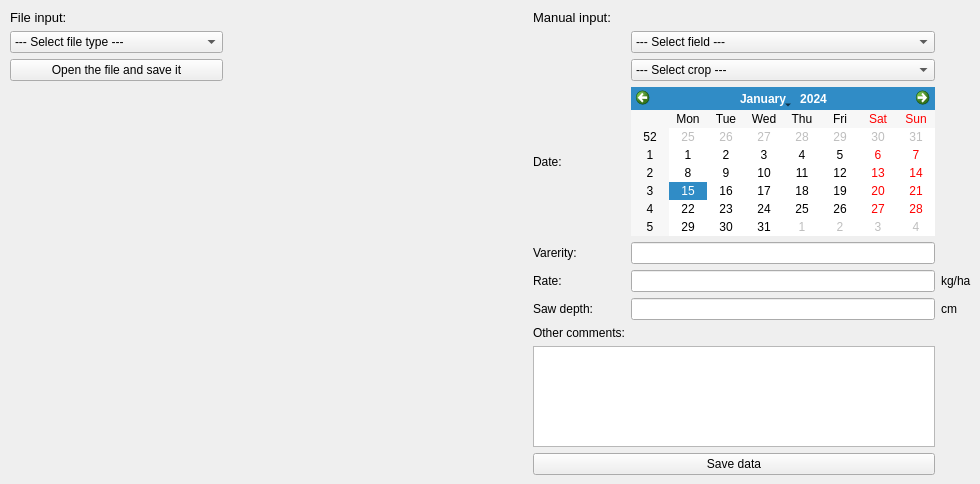
          <widget class="QWidget" name="tab_7">
           <attribute name="title">
            <string>Fertilizing</string>
           </attribute>
           <widget class="QWidget" name="gridLayoutWidget_8">
            <property name="geometry">
             <rect>
              <x>10</x>
              <y>10</y>
              <width>961</width>
              <height>465</height>
             </rect>
            </property>
            <layout class="QGridLayout" name="gridLayout_8">
             <item row="6" column="2">
              <widget class="QLabel" name="label_20">
               <property name="text">
                <string>Rate:</string>
               </property>
              </widget>
             </item>
             <item row="1" column="3">
              <widget class="QComboBox" name="CBFField">
               <property name="locale">
                <locale language="English" country="UnitedKingdom"/>
               </property>
               <item>
                <property name="text">
                 <string>--- Select field ---</string>
                </property>
               </item>
              </widget>
             </item>
             <item row="3" column="3">
              <widget class="QComboBox" name="CBFCrop">
               <property name="locale">
                <locale language="English" country="UnitedKingdom"/>
               </property>
               <item>
                <property name="text">
                 <string>--- Select crop ---</string>
                </property>
               </item>
              </widget>
             </item>
             <item row="5" column="2">
              <widget class="QLabel" name="label_104">
               <property name="text">
                <string>Varerity:</string>
               </property>
              </widget>
             </item>
             <item row="3" column="0">
              <widget class="QPushButton" name="PBFAddFile">
               <property name="locale">
                <locale language="English" country="UnitedKingdom"/>
               </property>
               <property name="text">
                <string>Open the file and save it</string>
               </property>
              </widget>
             </item>
             <item row="8" column="2">
              <widget class="QLabel" name="label_26">
               <property name="text">
                <string>Other comments:</string>
               </property>
              </widget>
             </item>
             <item row="7" column="2">
              <widget class="QLabel" name="label_28">
               <property name="text">
                <string>Saw depth:</string>
               </property>
              </widget>
             </item>
             <item row="7" column="4">
              <widget class="QLabel" name="label_23">
               <property name="text">
                <string>cm</string>
               </property>
              </widget>
             </item>
             <item row="7" column="3">
              <widget class="QLineEdit" name="LEFSawDepth"/>
             </item>
             <item row="0" column="0">
              <widget class="QLabel" name="label_29">
               <property name="font">
                <font>
                 <pointsize>10</pointsize>
                 <underline>false</underline>
                </font>
               </property>
               <property name="text">
                <string>File input:</string>
               </property>
              </widget>
             </item>
             <item row="1" column="0">
              <widget class="QComboBox" name="CBFFileType">
               <property name="locale">
                <locale language="English" country="UnitedKingdom"/>
               </property>
               <item>
                <property name="text">
                 <string>--- Select file type ---</string>
                </property>
               </item>
               <item>
                <property name="text">
                 <string>Text file (.csv; .txt)</string>
                </property>
               </item>
               <item>
                <property name="text">
                 <string>Iso Bin XML files (.xml+.bin)</string>
                </property>
               </item>
               <item>
                <property name="text">
                 <string>Shape file (.shp)</string>
                </property>
               </item>
               <item>
                <property name="text">
                 <string>Databasefile (.db)</string>
                </property>
               </item>
               <item>
                <property name="text">
                 <string>Georeferenced Raster (.tif; .geotif)</string>
                </property>
               </item>
              </widget>
             </item>
             <item row="6" column="3">
              <widget class="QLineEdit" name="LEFSeedRate"/>
             </item>
             <item row="6" column="4">
              <widget class="QLabel" name="label_24">
               <property name="text">
                <string>kg/ha</string>
               </property>
              </widget>
             </item>
             <item row="5" column="3">
              <widget class="QLineEdit" name="LEFVarerity"/>
             </item>
             <item row="3" column="1">
              <spacer name="horizontalSpacer_5">
               <property name="orientation">
                <enum>Qt::Horizontal</enum>
               </property>
               <property name="sizeHint" stdset="0">
                <size>
                 <width>40</width>
                 <height>20</height>
                </size>
               </property>
              </spacer>
             </item>
             <item row="9" column="2" colspan="2">
              <widget class="QPlainTextEdit" name="LEFOther"/>
             </item>
             <item row="10" column="2" colspan="2">
              <widget class="QPushButton" name="PBFSaveManual">
               <property name="enabled">
                <bool>true</bool>
               </property>
               <property name="locale">
                <locale language="English" country="UnitedKingdom"/>
               </property>
               <property name="text">
                <string>Save data</string>
               </property>
              </widget>
             </item>
             <item row="4" column="2">
              <widget class="QLabel" name="label_109">
               <property name="text">
                <string>Date:</string>
               </property>
              </widget>
             </item>
             <item row="0" column="2" colspan="2">
              <widget class="QLabel" name="label_25">
               <property name="font">
                <font>
                 <pointsize>10</pointsize>
                 <underline>false</underline>
                </font>
               </property>
               <property name="text">
                <string>Manual input:</string>
               </property>
              </widget>
             </item>
             <item row="4" column="3">
              <widget class="QCalendarWidget" name="DEFertilizing"/>
             </item>
            </layout>
           </widget>
          </widget>
